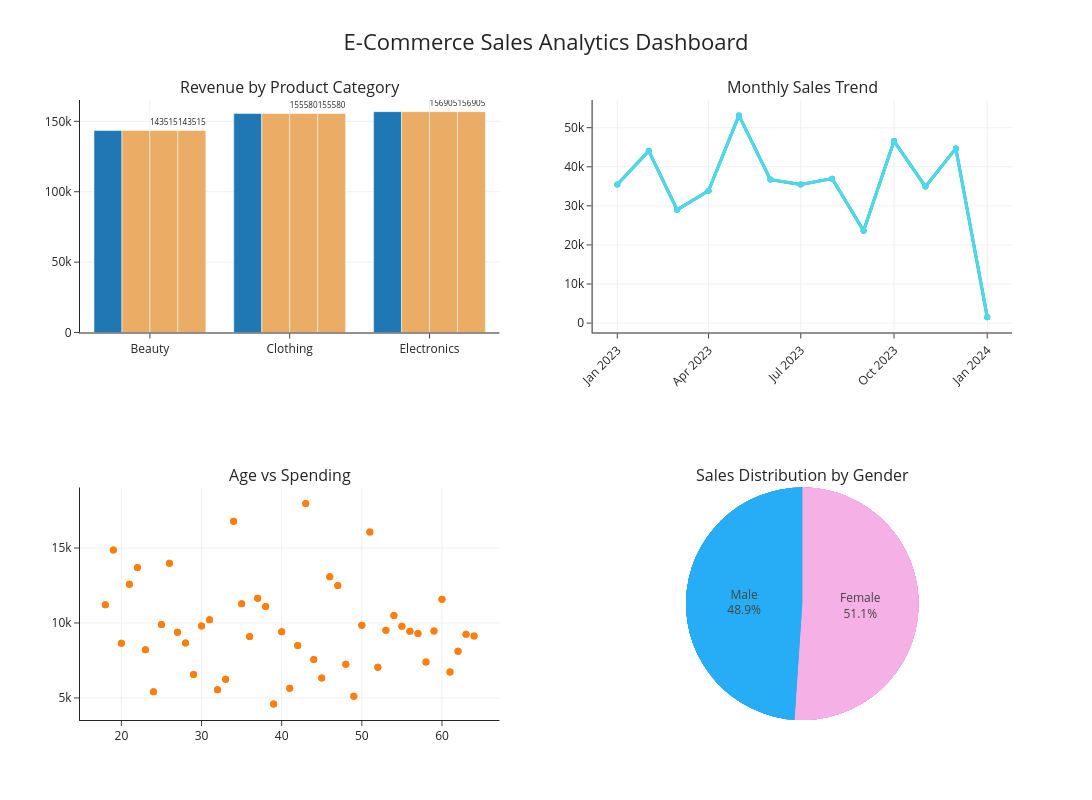

Notebook code cell kept with this figure:
### Code cell
fig.update_layout(template="simple_white", paper_bgcolor="white", plot_bgcolor="white", title_x=0.5)

fig.update_xaxes(showgrid=True, gridcolor="#F0F0F0", showline=True)

fig.update_yaxes( showgrid=True, gridcolor="#F0F0F0", showline=True)

### Figure 1 — Plotly figure (JSON) as saved in the notebook; plotly's stock layout.template omitted (floating-point values rounded to 4 significant figures)
{"data": [{"marker": {"color": "#1f77b4"}, "showlegend": false, "type": "bar", "x": ["Beauty", "Clothing", "Electronics"], "xaxis": "x", "y": [143515, 155580, 156905], "yaxis": "y"}, {"line": {"color": "#2ca02c", "width": 3}, "marker": {"size": 6}, "mode": "lines+markers", "showlegend": false, "type": "scatter", "x": ["2023-01", "2023-02", "2023-03", "2023-04", "2023-05", "2023-06", "2023-07", "2023-08", "2023-09", "2023-10", "2023-11", "2023-12", "2024-01"], "xaxis": "x2", "y": [35450, 44060, 28990, 33870, 53150, 36715, 35465, 36960, 23620, 46580, 34920, 44690, 1530], "yaxis": "y2"}, {"marker": {"color": "#ff7f0e", "size": 7}, "mode": "markers", "showlegend": false, "type": "scatter", "x": [18, 19, 20, 21, 22, 23, 24, 25, 26, 27, 28, 29, 30, 31, 32, 33, 34, 35, 36, 37, 38, 39, 40, 41, 42, 43, 44, 45, 46, 47, 48, 49, 50, 51, 52, 53, 54, 55, 56, 57, 58, 59, 60, 61, 62, 63, 64], "xaxis": "x3", "y": [11215, 14870, 8645, 12585, 13700, 8220, 5415, 9900, 13980, 9385, 8670, 6570, 9790, 10220, 5550, 6240, 16785, 11290, 9105, 11650, 11100, 4595, 9415, 5650, 8500, 17970, 7560, 6325, 13090, 12505, 7240, 5110, 9845, 16065, 7040, 9510, 10505, 9780, 9440, 9290, 7395, 9470, 11590, 6730, 8120, 9250, 9125], "yaxis": "y3"}, {"domain": {"x": [0.55, 1], "y": [0, 0.375]}, "labels": ["Female", "Male"], "marker": {"colors": ["#636EFA", "#EF553B"]}, "textinfo": "percent+label", "type": "pie", "values": [232840, 223160]}, {"domain": {"x": [0.55, 1], "y": [0, 0.375]}, "labels": ["Female", "Male"], "marker": {"colors": ["#9F27F5", "#EF553B"]}, "textinfo": "percent+label", "type": "pie", "values": [232840, 223160]}, {"domain": {"x": [0.55, 1], "y": [0, 0.375]}, "labels": ["Female", "Male"], "marker": {"colors": ["#9F27F5", "#27ADF5"]}, "textinfo": "percent+label", "type": "pie", "values": [232840, 223160]}, {"domain": {"x": [0.55, 1], "y": [0, 0.375]}, "labels": ["Female", "Male"], "marker": {"colors": ["#9F27F5", "#27ADF5"]}, "textinfo": "percent+label", "type": "pie", "values": [232840, 223160]}, {"domain": {"x": [0.55, 1], "y": [0, 0.375]}, "labels": ["Female", "Male"], "marker": {"colors": ["#F5B0E5", "#27ADF5"]}, "textinfo": "percent+label", "type": "pie", "values": [232840, 223160]}, {"domain": {"x": [0.55, 1], "y": [0, 0.375]}, "labels": ["Female", "Male"], "marker": {"colors": ["#F5B0E5", "#27ADF5"]}, "textinfo": "percent+label", "type": "pie", "values": [232840, 223160]}, {"domain": {"x": [0.55, 1], "y": [0, 0.375]}, "labels": ["Female", "Male"], "marker": {"colors": ["#F5B0E5", "#27ADF5"]}, "textinfo": "percent+label", "type": "pie", "values": [232840, 223160]}, {"domain": {"x": [0.55, 1], "y": [0, 0.375]}, "labels": ["Female", "Male"], "marker": {"colors": ["#F5B0E5", "#27ADF5"]}, "textinfo": "percent+label", "type": "pie", "values": [232840, 223160]}, {"marker": {"color": "#EBAD65"}, "showlegend": false, "type": "bar", "x": ["Beauty", "Clothing", "Electronics"], "xaxis": "x", "y": [143515, 155580, 156905], "yaxis": "y"}, {"marker": {"color": "#EBAD65"}, "showlegend": false, "text": [143500.0, 155600.0, 156900.0], "textposition": "outside", "type": "bar", "x": ["Beauty", "Clothing", "Electronics"], "xaxis": "x", "y": [143515, 155580, 156905], "yaxis": "y"}, {"marker": {"color": "#EBAD65"}, "showlegend": false, "text": [143500.0, 155600.0, 156900.0], "textposition": "outside", "type": "bar", "x": ["Beauty", "Clothing", "Electronics"], "xaxis": "x", "y": [143515, 155580, 156905], "yaxis": "y"}, {"line": {"color": "#4BD9F2", "width": 3}, "marker": {"size": 6}, "mode": "lines+markers", "type": "scatter", "x": ["2023-01", "2023-02", "2023-03", "2023-04", "2023-05", "2023-06", "2023-07", "2023-08", "2023-09", "2023-10", "2023-11", "2023-12", "2024-01"], "xaxis": "x2", "y": [35450, 44060, 28990, 33870, 53150, 36715, 35465, 36960, 23620, 46580, 34920, 44690, 1530], "yaxis": "y2"}, {"marker": {"color": "#ff7f0e", "size": 7}, "mode": "markers", "type": "scatter", "x": [18, 19, 20, 21, 22, 23, 24, 25, 26, 27, 28, 29, 30, 31, 32, 33, 34, 35, 36, 37, 38, 39, 40, 41, 42, 43, 44, 45, 46, 47, 48, 49, 50, 51, 52, 53, 54, 55, 56, 57, 58, 59, 60, 61, 62, 63, 64], "xaxis": "x3", "y": [11215, 14870, 8645, 12585, 13700, 8220, 5415, 9900, 13980, 9385, 8670, 6570, 9790, 10220, 5550, 6240, 16785, 11290, 9105, 11650, 11100, 4595, 9415, 5650, 8500, 17970, 7560, 6325, 13090, 12505, 7240, 5110, 9845, 16065, 7040, 9510, 10505, 9780, 9440, 9290, 7395, 9470, 11590, 6730, 8120, 9250, 9125], "yaxis": "y3"}, {"domain": {"x": [0.55, 1], "y": [0, 0.375]}, "labels": ["Female", "Male"], "marker": {"colors": ["#F5B0E5", "#27ADF5"]}, "textinfo": "percent+label", "type": "pie", "values": [232840, 223160]}], "layout": {"annotations": [{"font": {"size": 16}, "showarrow": false, "text": "Revenue by Product Category", "x": 0.225, "xanchor": "center", "xref": "paper", "y": 1, "yanchor": "bottom", "yref": "paper"}, {"font": {"size": 16}, "showarrow": false, "text": "Monthly Sales Trend", "x": 0.775, "xanchor": "center", "xref": "paper", "y": 1, "yanchor": "bottom", "yref": "paper"}, {"font": {"size": 16}, "showarrow": false, "text": "Age vs Spending", "x": 0.225, "xanchor": "center", "xref": "paper", "y": 0.375, "yanchor": "bottom", "yref": "paper"}, {"font": {"size": 16}, "showarrow": false, "text": "Sales Distribution by Gender", "x": 0.775, "xanchor": "center", "xref": "paper", "y": 0.375, "yanchor": "bottom", "yref": "paper"}], "height": 800, "paper_bgcolor": "white", "plot_bgcolor": "white", "showlegend": false, "title": {"font": {"size": 22}, "text": "E-Commerce Sales Analytics Dashboard", "x": 0.5, "xanchor": "center"}, "width": 1100, "xaxis": {"anchor": "y", "domain": [0, 0.45], "gridcolor": "#F0F0F0", "showgrid": true, "showline": true}, "xaxis2": {"anchor": "y2", "domain": [0.55, 1], "gridcolor": "#F0F0F0", "showgrid": true, "showline": true, "tickangle": -45}, "xaxis3": {"anchor": "y3", "domain": [0, 0.45], "gridcolor": "#F0F0F0", "showgrid": true, "showline": true}, "yaxis": {"anchor": "x", "domain": [0.625, 1], "gridcolor": "#F0F0F0", "showgrid": true, "showline": true}, "yaxis2": {"anchor": "x2", "domain": [0.625, 1], "gridcolor": "#F0F0F0", "showgrid": true, "showline": true}, "yaxis3": {"anchor": "x3", "domain": [0, 0.375], "gridcolor": "#F0F0F0", "showgrid": true, "showline": true}}}
